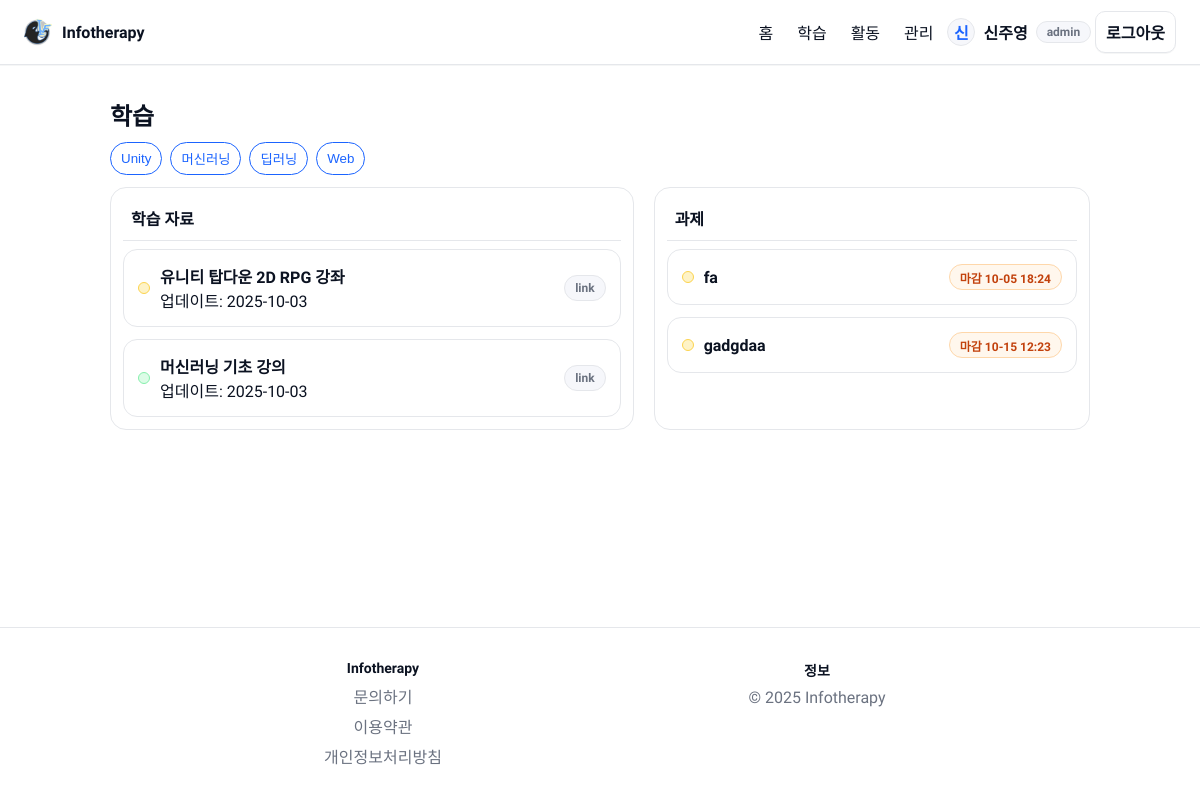
Screenshot of /learn (signed in) with the database file from the repository.
### tables this page shows
CREATE TABLE materials (
              id INTEGER PRIMARY KEY AUTOINCREMENT,
              title TEXT NOT NULL,
              type TEXT,
              category TEXT,
              date TEXT,
              content TEXT
            );

CREATE TABLE assignments (
              id INTEGER PRIMARY KEY AUTOINCREMENT,
              title TEXT NOT NULL,
              due TEXT,
              description TEXT,
              category TEXT
            );

### app.py (the view)
    @app.route("/learn")
    def learn():
        with get_db() as cx:
            materials = cx.execute("SELECT id, title, type, category, date, content FROM materials ORDER BY date DESC").fetchall()
            assignments_rows = cx.execute("SELECT id, title, due, description, category FROM assignments ORDER BY due ASC").fetchall()
        def is_overdue(due_str: str) -> bool:
            if not due_str:
                return False
            for fmt in ("%Y-%m-%d %H:%M", "%Y-%m-%d"):
                try:
                    due_dt = datetime.strptime(due_str, fmt)
                    return datetime.now() > due_dt
                except Exception:
                    continue
            return False
        assignments = []
        submission_map = {}
        if session.get("uid"):
            with get_db() as cx:
                rows = cx.execute(
                    "SELECT assignment_title, IFNULL(category,'') AS category, created_at FROM submissions WHERE user_id=?",
                    (session.get("uid"),),
                ).fetchall()
            submission_map = {f"{r['assignment_title']}|{r['category']}": r["created_at"] for r in rows}
        for a in assignments_rows:
            d = dict(a)
            d["overdue"] = is_overdue(d.get("due", ""))
            key = f"{d.get('title')}|{d.get('category') or ''}"
            d["submitted_at"] = submission_map.get(key)
            assignments.append(d)
        return render_template("learn.html", materials=materials, assignments=assignments)

### templates/learn.html (shortened to what this page needs)
{% extends 'base.html' %}
{% block content %}
  <div class="page-head">
    <div>
      <h2 style="margin:0;">학습</h2>
    </div>
  </div>
  <div class="selected-filter toggle-group" id="cat-toggle">
    <button class="chip" data-cat="unity">Unity</button>
    <button class="chip" data-cat="ml">머신러닝</button>
    <button class="chip" data-cat="dl">딥러닝</button>
    <button class="chip" data-cat="web">Web</button>
  </div>
  <div class="two-col learn-grid">
    <section class="panel">
      <div class="panel-head">
        <h3>학습 자료</h3>
      </div>
      <div class="list" id="materials">
        {% for m in materials %}
          <a class="list-item" data-category="{{ m.category }}" href="{{ url_for('material_detail', item_id=m['id'] if m['id'] is defined else loop.index) }}" style="text-decoration:none; color:inherit;">
            <div class="lead">
              <span class="dot cat-{{ m.category }}"></span>
              <div>
                <div style="font-weight:600;">{{ m.title }}</div>
                <div class="hint">업데이트: {{ m.date }}</div>
              </div>
            </div>
            <span class="badge">{{ m.type }}</span>
          </a>
        {% endfor %}
      </div>
    </section>
    <aside class="panel">
      <div class="panel-head">
        <h3>과제</h3>
      </div>
      <div class="list" id="assignments">
        {% for a in assignments %}
          {% set key = a.title ~ '|' ~ (a.category or '') %}
          <a class="list-item" data-category="{{ a.category }}" href="{{ url_for('assignment_detail', item_id=a['id'] if a['id'] is defined else loop.index) }}" style="text-decoration:none; color:inherit;">
            <div class="lead">
              <span class="dot cat-{{ a.category }}"></span>
              <div style="font-weight:600;">{{ a.title }}</div>
            </div>
            {% if a.submitted_at %}
              <span class="badge" style="border-color:#86efac; background:#ecfdf5; color:#065f46;">제출 완료</span>
            {% elif a.overdue %}
              <span class="badge" style="border-color:#fecaca; background:#fef2f2; color:#7f1d1d;">제출 마감</span>
            {% else %}
              <span class="badge due">마감 {{ a.due | short_dt }}</span>
            {% endif %}
          </a>
        {% endfor %}
      </div>
    </aside>
  </div>
{% endblock %}

### static/css/main.css (style rules this page uses)
:root { --bg: #ffffff; --text: #0b1221; --muted: #6b7280; --primary: #1b64ff; --primary-600: #1553d6; --surface: #f6f7fb; --border: #e5e7eb; }
* { box-sizing: border-box; }
html, body { height: 100%; }
body { margin: 0; font-family: "Pretendard", -apple-system, BlinkMacSystemFont, "Segoe UI", Roboto, Oxygen, Ubuntu, Cantarell, "Fira Sans", "Droid Sans", "Helvetica Neue", Arial, "Apple Color Emoji", "Segoe UI Emoji"; color: var(--text); background: var(--bg); -webkit-font-smoothing: antialiased; -moz-osx-font-smoothing: grayscale; overflow-x: hidden; }
html { scrollbar-width: none; }
body { display: flex; flex-direction: column; min-height: 100vh; }
.list { display: grid; gap: 12px; }
.list-item { display: grid; grid-template-columns: 1fr auto; align-items: center; gap: 12px; padding: 14px; border: 1px solid var(--border); border-radius: 14px; background: #fff; }
.badge { display: inline-flex; align-items: center; height: 26px; padding: 0 10px; border-radius: 999px; border: 1px solid var(--border); background: var(--surface); color: var(--muted); font-weight: 600; font-size: 12px; }
.two-col { display: grid; grid-template-columns: 1.2fr 1fr; gap: clamp(12px, 2vw, 20px); }
.learn-grid { max-width: 980px; margin: 0 auto; }
.learn-grid .list .list-item { width: 100%; max-width: none; margin: 0; }
.panel { background:#fff; border:1px solid var(--border); border-radius:16px; padding:12px; }
.panel-head { display:flex; align-items:center; justify-content:space-between; padding: 6px 8px 10px; border-bottom:1px solid var(--border); margin-bottom:8px; }
.panel-head h3 { margin:0; font-size:16px; }
.page-head { display:flex; align-items:baseline; justify-content: space-between; gap:10px; margin-bottom: 10px; max-width: 980px; margin-left: auto; margin-right: auto; }
.lead { display:flex; gap:10px; align-items:center; }
.dot { width:10px; height:10px; flex: 0 0 10px; aspect-ratio: 1 / 1; border-radius:50%; display:inline-block; border:1px solid var(--border); pointer-events: none; user-select: none; box-sizing: content-box; }
.cat-unity { background:#fef3c7; border-color:#fcd34d; }
.cat-ml { background:#dcfce7; border-color:#86efac; }
.badge.due { background:#fff7ed; border-color:#fed7aa; color:#c2410c; }
.selected-filter { display: flex; gap: 8px; flex-wrap: wrap; margin-bottom: 12px; }
#cat-toggle.selected-filter { justify-content: flex-start; max-width: 980px; margin-left: auto; margin-right: auto; }
.chip { border: 1px solid var(--border); background:#fff; border-radius: 999px; padding: 6px 10px; cursor: pointer; }
.chip.active { border-color: var(--primary); color: var(--primary); }
.toggle-group .chip { user-select:none; }

### rows the page displays
materials: title "유니티 탑다운 2D RPG 강좌", date "2025-10-03", type "link"
materials: title "머신러닝 기초 강의", date "2025-10-03", type "link"
assignments: title "fa", due|short_dt "10-05 18:24"
assignments: title "gadgdaa", due|short_dt "10-15 12:23"

### other values shown
{{ (session.get('name') or 'U')[:1] }} "신"
{{ session.get('name') or '사용자' }} "신주영"
